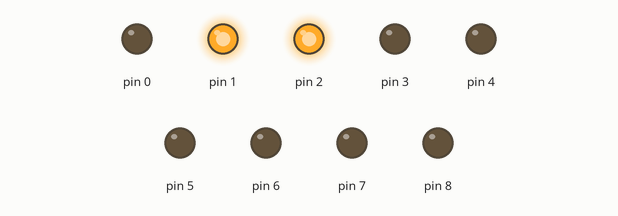
Simulated run of this program. Board: Arduino Nano, built with avr-gcc and run on an emulated ATmega328P. Parts: output pins drawn as LEDs (lit = HIGH). At 0.0 s the program stops and its outputs stay as they are.

Above: at 0.1 s.
Timing chart, 0 to 1.5 s (numbered marks = the images above):
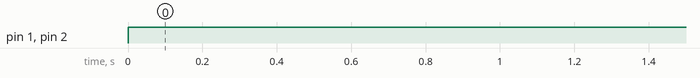

Measured:
- by itself, pin 1, pin 2: LOW → HIGH at 0.00 s

The program:

main.cpp
```cpp
//Agustin Menechino 6°1 PUNTO 4 Multiplexado de displays

//Agrego las librerias que voy a necesitar
#include <Arduino.h>
#include <avr/io.h>
#include <avr/interrupt.h>


#define PRENDER_DISPLAY_1  DDRB = 0b0000001;
#define PRENDER_DISPLAY_2  DDRB = 0b0000010;
#define PRENDER_DISPLAY_3  DDRB = 0b0000100;
#define PRENDER_DISPLAY_4  DDRB = 0b0001000;

#define NUMERO_0           PORTD = 0b0111111;
#define NUMERO_1           PORTD = 0b0000110;
#define NUMERO_2           PORTD = 0b1011011;
#define NUMERO_3           PORTD = 0b1001111;
#define NUMERO_4           PORTD = 0b1100110;
#define NUMERO_5           PORTD = 0b1101101;
#define NUMERO_6           PORTD = 0b1111101;
#define NUMERO_7           PORTD = 0b0000111;
#define NUMERO_8           PORTD = 0b1111111;
#define NUMERO_9           PORTD = 0b1100111;

//Creo una funcion para luego definir que dIsplay voy a utilizar y que numero voy a mostrar en el dIsplay
void FUNCION_DISPLAY (char NUM_DISPLAY , char NUM)
{

 if (NUM_DISPLAY == 1)        //Utilizo un if para preguntar si NUM_DISPLAY vale 1
 {
   PRENDER_DISPLAY_1;         //si es verdadero prende el dIsplay 1
 }

  if (NUM_DISPLAY == 2)
 {
   PRENDER_DISPLAY_2;
 }

  if (NUM_DISPLAY == 3)
 {
   PRENDER_DISPLAY_3;
 }

  if (NUM_DISPLAY == 4)
 {
   PRENDER_DISPLAY_4;
 }

 if (NUM == 0)                //Pregunto si num es igual a 0
 {
   NUMERO_0;                  //Si es verdadero muestra el numero 0
 }

  if (NUM == 1)
 {
   NUMERO_1;
 }

  if (NUM == 2)
 {
   NUMERO_2;
 }

  if (NUM == 3)
 {
   NUMERO_3;
 }

  if (NUM == 4)
 {
   NUMERO_4;
 }

  if (NUM == 5)
 {
   NUMERO_5;
 }

  if (NUM == 6)
 {
   NUMERO_6;
 }

  if (NUM == 7)
 {
   NUMERO_7;
 }

  if (NUM == 8)
 {
   NUMERO_8;
 }

  if (NUM == 9)
 {
   NUMERO_9;
 }

}

int main()
{
DDRD = 0XFF; //Pone todo el puerto "D" en 1

while (1)
{
FUNCION_DISPLAY (1 , 1); //Procedo a elegir que display y numero quiero mostrar
}
}
```
